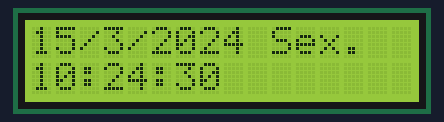
This sketch was run on a simulated Arduino Uno, built with avr-gcc and run on an emulated ATmega328P. Shown: 16×2 character LCD. The local clock reads 2024-03-15 10:24:30 at power-on unless the sketch sets it.

Above: at 0.1 s.
At 4.2 s:
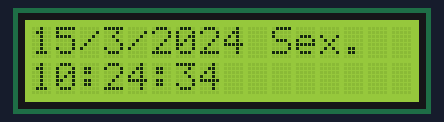
At 9.4 s:
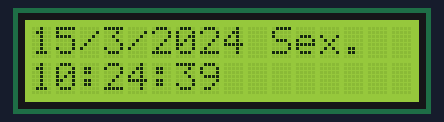
At 18.6 s:
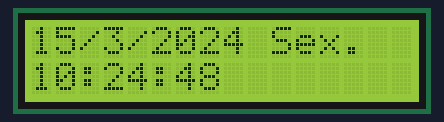
At 27.8 s:
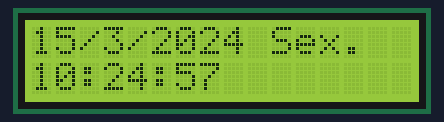
At 38.0 s:
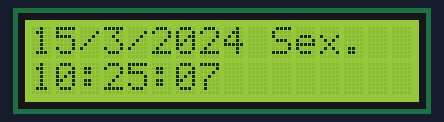

Measured:
- what the display in image 1 shows lasts 1.0 s, from 4.2 s to 5.2 s

The sketch:

modulo-lcd-relogio.ino
```cpp
// Programa : Data e hora com modulo RTC DS1302
// Alteracoes e adaptacoes : Arduino e Cia
//
// Baseado no programa original de Krodal e na biblioteca virtuabotixRTC

/*
 RELOGIO
 -------
 VCC - 5V
 GND
 CLK - Digital PWM 6
 DAT - Digital PWM 7
 RST - Digital PWM 8

 LCD
 ---
 GND
 VCC - 5V
 SDA - A4
 SCL - A5

*/

#include <Wire.h>
#include <LiquidCrystal_I2C.h>
#include <virtuabotixRTC.h>

virtuabotixRTC myRTC(6, 7, 8);
LiquidCrystal_I2C lcd(0x3F,2,1,0,4,5,6,7,3, POSITIVE);

void setup()
{
  Serial.begin(9600);
  lcd.begin (16,2);
  lcd.setBacklight(HIGH);

// (segundos, minutos, hora, dia da semana, dia do mes, mes, ano)
//  myRTC.setDS1302Time(00, 42, 17, 6, 15, 11, 2017);
}

void loop()
{
  // Le as informacoes do CI
  myRTC.updateTime();

  lcd.setCursor(0,0);
  data();
  lcd.setCursor(0,1);
  hora();

  delay(1000);
}

void semana(int dia)
{
  switch (dia)
  {
    case 1:
    lcd.print("Dom");
    break;
    case 2:
    lcd.print("Seg");
    break;
    case 3:
    lcd.print("Ter");
    break;
    case 4:
    lcd.print("Qua");
    break;
    case 5:
    lcd.print("Qui");
    break;
    case 6:
    lcd.print("Sex");
    break;
    case 7:
    lcd.print("Sab");
    break;
  }
}

void data()
{
  lcd.print(myRTC.dayofmonth);
  lcd.print("/");
  lcd.print(myRTC.month);
  lcd.print("/");
  lcd.print(myRTC.year);
  lcd.print(" ");
  semana(myRTC.dayofweek);
  lcd.print(".");
}

void hora()
{
  if (myRTC.hours < 10)
  {
    lcd.print("0");
  }
  lcd.print(myRTC.hours);
  lcd.print(":");
  if (myRTC.minutes < 10)
  {
    lcd.print("0");
  }
  lcd.print(myRTC.minutes);
  lcd.print(":");
  if (myRTC.seconds < 10)
  {
    lcd.print("0");
  }
  lcd.print(myRTC.seconds);
}
```
